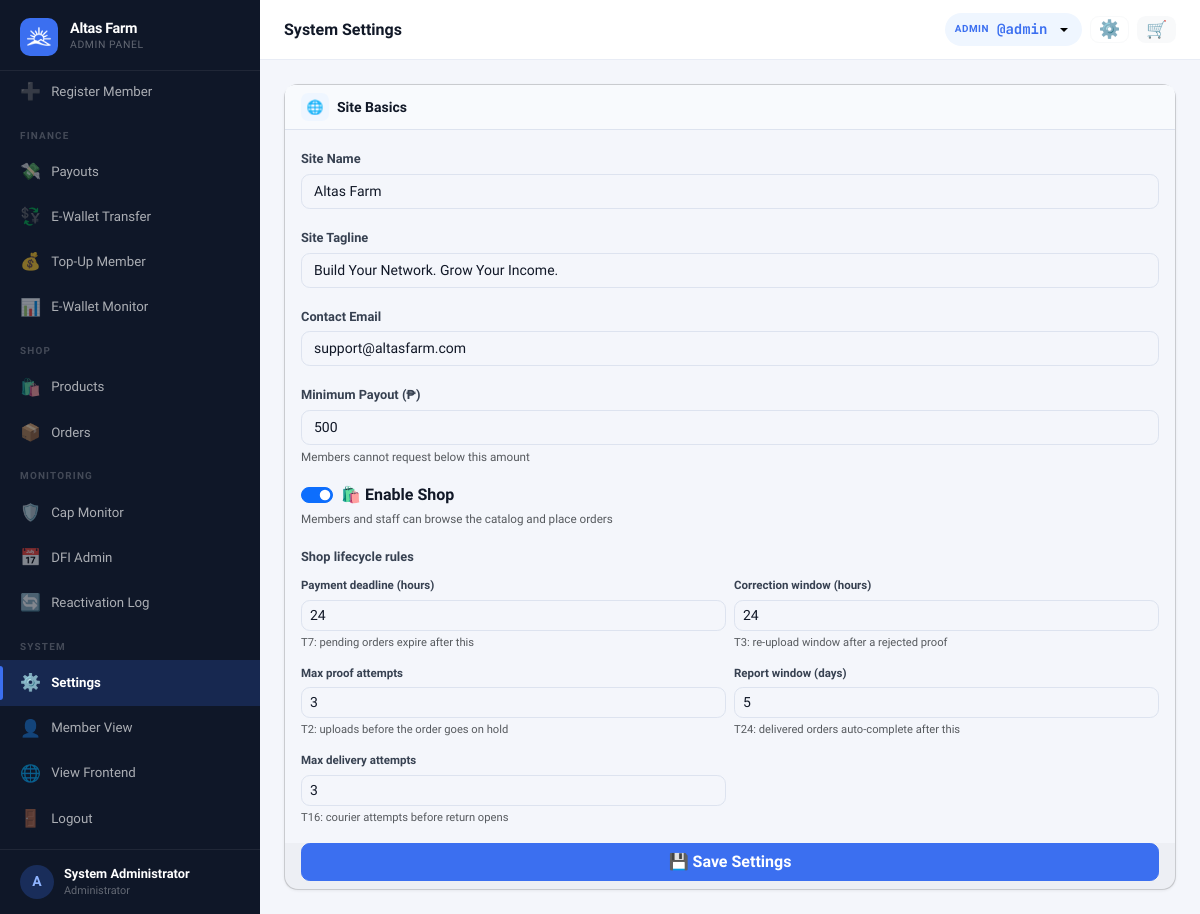
Screenshot of /?page=admin_settings (signed in) with the database file from the repository.
### tables this page shows
CREATE TABLE settings (
  key_name   VARCHAR(80) NOT NULL PRIMARY KEY,
  value      TEXT        NOT NULL,
  updated_at TIMESTAMP DEFAULT CURRENT_TIMESTAMP ON UPDATE CURRENT_TIMESTAMP
);

CREATE TABLE users (
  id                INT UNSIGNED AUTO_INCREMENT PRIMARY KEY,
  username          VARCHAR(40)  NOT NULL UNIQUE,
  password_hash     VARCHAR(255) NOT NULL,
  role              ENUM('member','admin','superadmin') NOT NULL DEFAULT 'member',
  package_id        INT UNSIGNED NULL,
  reg_code_id           INT UNSIGNED NULL,
  reg_payment_method    ENUM('code','ewallet','pending') NOT NULL DEFAULT 'code',
  reg_paid_by           INT UNSIGNED NULL,

   
  sponsor_id        INT UNSIGNED NULL,
  binary_parent_id  INT UNSIGNED NULL,
  binary_position   ENUM('left','right') NULL,

   
  left_count        INT UNSIGNED NOT NULL DEFAULT 0,
  left_count_paid   INT UNSIGNED NOT NULL DEFAULT 0,
  right_count       INT UNSIGNED NOT NULL DEFAULT 0,
  right_count_paid  INT UNSIGNED NOT NULL DEFAULT 0,
  pairs_paid        INT UNSIGNED NOT NULL DEFAULT 0,
  pairs_flushed     INT UNSIGNED NOT NULL DEFAULT 0,
  pairs_paid_today  INT UNSIGNED NOT NULL DEFAULT 0,   

   
  lifetime_earned       DECIMAL(14,2) NOT NULL DEFAULT 0.00,
  cap_status            ENUM('active','capped','perminact') NOT NULL DEFAULT 'active',
  capping_bypass        TINYINT(1)   NOT NULL DEFAULT 0,
  daily_cap_bypass      TINYINT(1)   NOT NULL DEFAULT 0,
  capped_at             TIMESTAMP NULL,
  last_reactivation_at  TIMESTAMP NULL,
  dfi_days_used         INT UNSIGNED NOT NULL DEFAULT 0,
  dfi_active            TINYINT(1)   NOT NULL DEFAULT 1,
  cd_active             TINYINT(1)   NOT NULL DEFAULT 0,
  ewallet_sent_today      DECIMAL(12,2) NOT NULL DEFAULT 0.00,
  ewallet_sent_this_week  DECIMAL(12,2) NOT NULL DEFAULT 0.00,

   
  full_name         VARCHAR(120) NULL,
  email             VARCHAR(120) NULL,
  mobile            VARCHAR(20)  NULL,
  gcash_number      VARCHAR(20)  NULL,
  maya_number       VARCHAR(20)  NULL,
  usdt_trc20_address VARCHAR(100) NULL,
  usdt_bep20_address VARCHAR(100) NULL,
  address           TEXT         NULL,
  photo             VARCHAR(200) NULL,

  ewallet_balance       DECIMAL(14,2) NOT NULL DEFAULT 0.00,
  withdrawable_balance  DECIMAL(14,2) NOT NULL DEFAULT 0.00,
  status                ENUM('active','suspended','pending','deactivated') NOT NULL DEFAULT 'active',
  joined_at         TIMESTAMP DEFAULT CURRENT_TIMESTAMP,
  last_login        TIMESTAMP NULL,

  FOREIGN KEY (sponsor_id)       REFERENCES users(id) ON DELETE SET NULL,
  FOREIGN KEY (binary_parent_id) REFERENCES users(id) ON DELETE SET NULL,
  FOREIGN KEY (package_id)       REFERENCES packages(id) ON DELETE SET NULL
);

### views/admin/settings.php (the view, shortened to what the rows shown need)
<?php require 'views/partials/head.php'; ?>
<?php require 'views/partials/sidebar_admin.php'; ?>
<div class="main-content">
    <?php require 'views/partials/topbar.php'; ?>
    <div class="page-content">
        <div class="tab-content">
            <div class="tab-pane fade show active" id="tabPane-basics" role="tabpanel">
                <form method="POST" action="<?= APP_URL ?>/?page=admin_save_settings">
                    <div class="card">
                        <div class="card-body">
                            <div class="mb-3">
                                <label class="form-label">Site Name</label>
                                <input type="text" name="site_name" class="form-control" value="<?= e(setting('site_name')) ?>">
                            </div>
                            <div class="mb-3">
                                <label class="form-label">Site Tagline</label>
                                <input type="text" name="site_tagline" class="form-control" value="<?= e(setting('site_tagline')) ?>">
                            </div>
                            <div class="mb-3">
                                <label class="form-label">Contact Email</label>
                                <input type="email" name="contact_email" class="form-control" value="<?= e(setting('contact_email')) ?>">
                            </div>
                            <div class="mb-3">
                                <label class="form-label">Minimum Payout (₱)</label>
                                <input type="number" name="min_payout" class="form-control" min="0" step="0.01" value="<?= e(setting('min_payout', '500')) ?>">
                                <div class="form-text">Members cannot request below this amount</div>
                            </div>
                                    <input class="form-check-input" type="checkbox" name="shop_enabled" id="shopEnabled" value="1" <?= setting('shop_enabled', '1') === '1' ? 'checked' : '' ?>>
                            <div class="row g-2">
                                <div class="col-md-6">
                                    <label class="form-label" style="font-size:.72rem;">Payment deadline (hours)</label>
                                    <input type="number" name="shop_payment_deadline_hours" class="form-control form-control-sm" min="1" value="<?= e(setting('shop_payment_deadline_hours', '24')) ?>">
                                    <div class="form-text" style="font-size:.7rem;">T7: pending orders expire after this</div>
                                </div>
                                <div class="col-md-6">
                                    <label class="form-label" style="font-size:.72rem;">Correction window (hours)</label>
                                    <input type="number" name="shop_correction_window_hours" class="form-control form-control-sm" min="1" value="<?= e(setting('shop_correction_window_hours', '24')) ?>">
                                    <div class="form-text" style="font-size:.7rem;">T3: re-upload window after a rejected proof</div>
                                </div>
                                <div class="col-md-6">
                                    <label class="form-label" style="font-size:.72rem;">Max proof attempts</label>
                                    <input type="number" name="shop_max_proof_attempts" class="form-control form-control-sm" min="1" value="<?= e(setting('shop_max_proof_attempts', '3')) ?>">
                                    <div class="form-text" style="font-size:.7rem;">T2: uploads before the order goes on hold</div>
                                </div>
                                <div class="col-md-6">
                                    <label class="form-label" style="font-size:.72rem;">Report window (days)</label>
                                    <input type="number" name="shop_report_window_days" class="form-control form-control-sm" min="1" value="<?= e(setting('shop_report_window_days', '5')) ?>">
                                    <div class="form-text" style="font-size:.7rem;">T24: delivered orders auto-complete after this</div>
                                </div>
                                <div class="col-md-6">
                                    <label class="form-label" style="font-size:.72rem;">Max delivery attempts</label>
                                    <input type="number" name="shop_max_delivery_attempts" class="form-control form-control-sm" min="1" value="<?= e(setting('shop_max_delivery_attempts', '3')) ?>">
                                    <div class="form-text" style="font-size:.7rem;">T16: courier attempts before return opens</div>
                                </div>
                            </div>
                        </div>
                    </div>
                </form>
            </div>
        </div>
    </div>
</div>
<?php require 'views/partials/footer.php'; ?>

### views/partials/sidebar_admin.php (shortened to what the rows shown need)
<?php
$cp = current_page();
$adminUser = Auth::user();
$initial = strtoupper(substr($adminUser['username'] ?? 'A', 0, 1));
$pendingPayouts = (int)db()->query("SELECT COUNT(*) FROM payout_requests WHERE status='pending'")->fetchColumn();
$pendingMembers = (int)db()->query("SELECT COUNT(*) FROM users WHERE role='member' AND status='pending'")->fetchColumn();
if (!function_exists('renderAdminNav')) {
function renderAdminNav($cp, $adminUser, $initial, $pendingPayouts, $pendingMembers)
{ ?>
  <div class="sidebar-brand">
    <div>
      <div class="brand-name"><?= e(setting('site_name', APP_NAME)) ?></div>
      <div class="brand-sub">Admin Panel</div>
    </div>
  </div>
  <div class="sidebar-footer">
    <div class="sidebar-user">
      <div class="user-avatar" style="background:rgba(59,111,240,.25);color:#8fb4ff;">
        <?= $initial ?>
      </div>
      <div class="user-info">
        <div class="user-name"><?= e($adminUser['full_name'] ?: $adminUser['username']) ?></div>
        <div class="user-role">Administrator</div>
      </div>
    </div>
  </div>
<?php } ?>
<?php }  ?>
<div class="sidebar d-none d-lg-flex flex-column">
  <?php renderAdminNav($cp, $adminUser, $initial, $pendingPayouts, $pendingMembers); ?>
</div>
    <?php renderAdminNav($cp, $adminUser, $initial, $pendingPayouts, $pendingMembers); ?>

### views/partials/topbar.php (shortened to what the rows shown need)
<?php
if (isset($_GET['page']) && $_GET['page'] === 'admin_user_view' && !empty($_GET['id']) && Auth::isAdmin()) {
    $topbarUser = getUserById((int)$_GET['id']);
    if (!$topbarUser) {
        flash('error', 'User not found.');
        redirect('/?page=admin_users');
    }
    $walletUser = $topbarUser;
} else {
    $topbarUser = Auth::user();
}
?>
<div class="topbar-wrapper no-print">
    <div class="d-flex align-items-center gap-2">
        <div class="dropdown">
            <button class="topbar-balance border-0 dropdown-toggle" type="button"
                data-bs-toggle="dropdown" aria-expanded="false"
                title="<?= e($topbarUser['username'] ?? '') ?>" style="cursor:pointer;">
                <span class="bal-label"><?= Auth::isAdmin() ? 'Admin' : 'User' ?></span>
                <span class="bal-amount">@<?= e($topbarUser['username'] ?? '') ?></span>
            </button>
        </div>
    </div>
</div>

### rows the page displays
settings: value "Altas Farm", site_name "Altas Farm"
users: username "A", full_name "System Administrator", username "admin"
settings: site_tagline "Build Your Network. Grow Your Income."
settings: contact_email "support@altasfarm.com"
settings: min_payout "500"
settings: shop_payment_deadline_hours "24"
settings: shop_correction_window_hours "24"
settings: shop_max_proof_attempts "3"
settings: shop_report_window_days "5"
settings: shop_max_delivery_attempts "3"

### other values shown
$pageTitle "System Settings"
